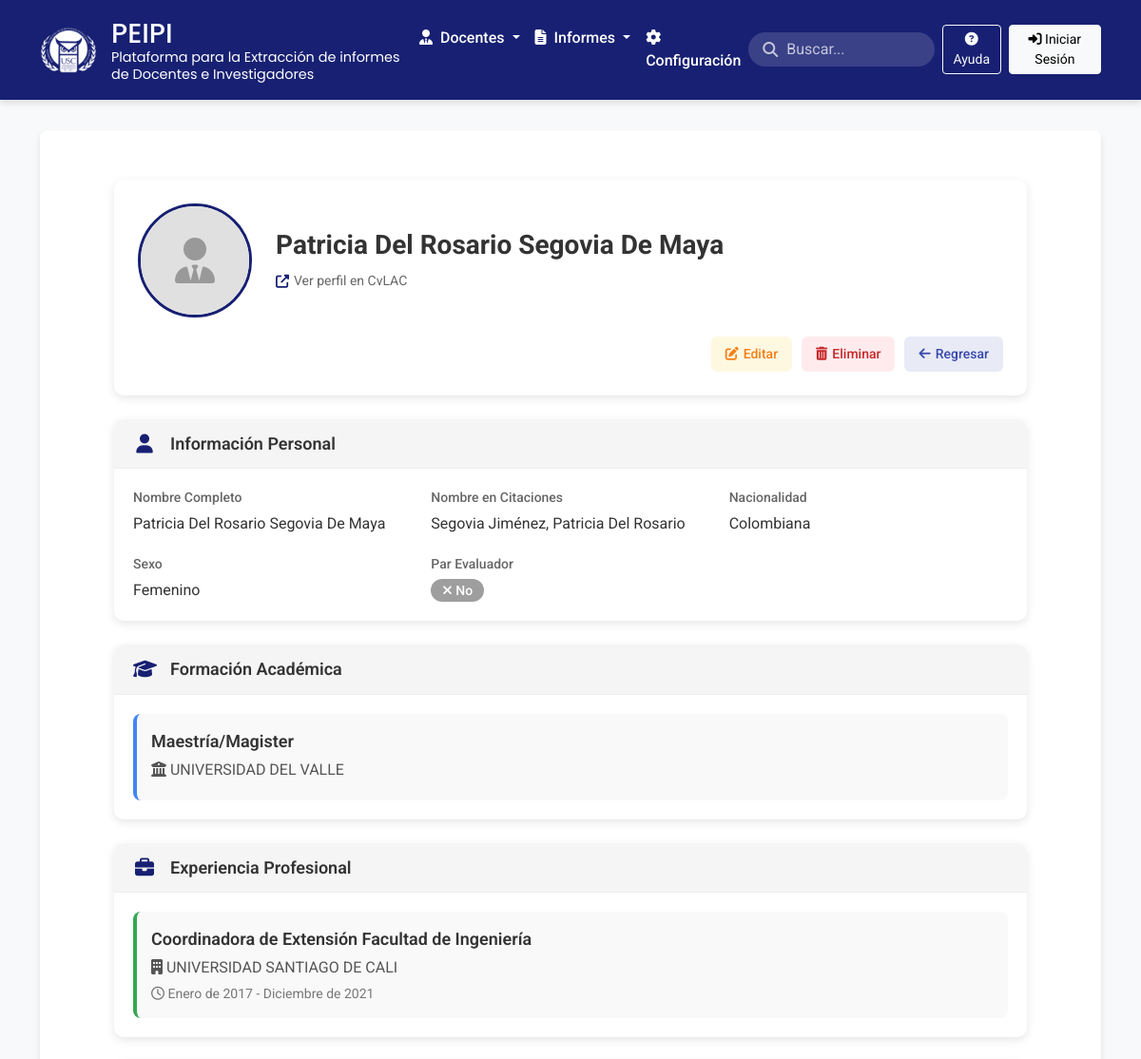
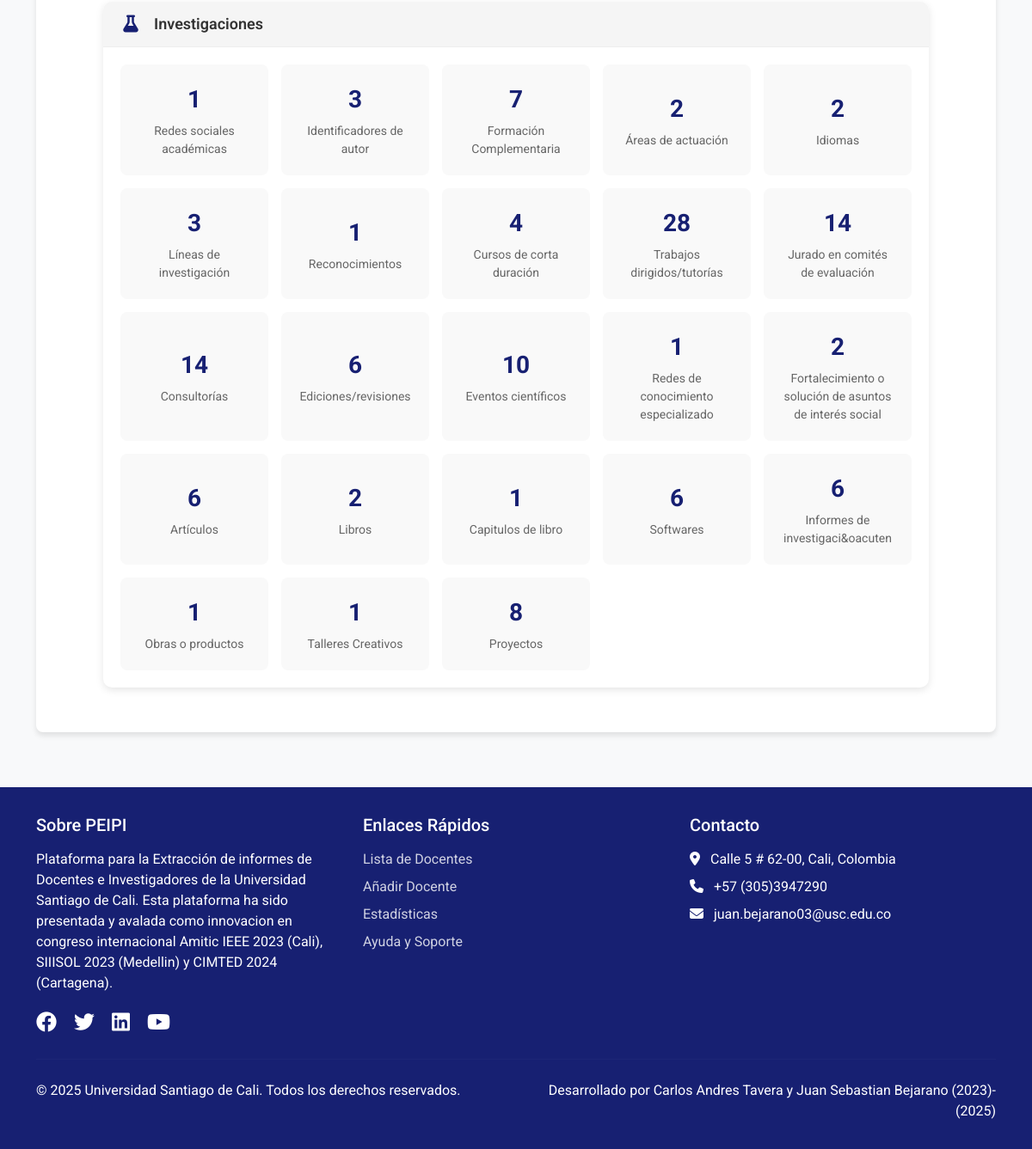
Page /ingenieria-sistemas/entry/2/ on the committed database (2 pictures, top to bottom).
### scraping/models.py (models this page shows, shortened)
class Entry(models.Model):
    name = models.CharField(max_length=255)
    href = models.URLField()

class PersonalInfo(models.Model):
    entry = models.OneToOneField(Entry, on_delete=models.CASCADE, related_name="personal_info")
    nombre = models.CharField(max_length=255, blank=True, null=True)
    nombre_citaciones = models.CharField(max_length=255, blank=True, null=True)
    categoria = models.CharField(max_length=255, blank=True, null=True)
    par_evaluador = models.BooleanField(default=False)
    nacionalidad = models.CharField(max_length=100, blank=True, null=True)
    sexo = models.CharField(max_length=50, blank=True, null=True)

class FormacionAcademica(models.Model):
    entry = models.OneToOneField(Entry, on_delete=models.CASCADE, related_name="formacion_academica")
    nivel = models.CharField(max_length=255)
    institucion = models.CharField(max_length=255)

class ExperienciaProfesional(models.Model):
    entry = models.OneToOneField(Entry, on_delete=models.CASCADE, related_name="experiencia_profesional")
    institucion = models.CharField(max_length=255)
    cargo = models.CharField(max_length=255)
    desde = models.CharField(max_length=100, blank=True, null=True)
    hasta = models.CharField(max_length=100, blank=True, null=True)

### scraping/views.py (the view)
# urls.py: path('ingenieria-sistemas/entry/<int:pk>/', views.entry_detail, name='entry_detail'),
def entry_detail(request, pk):
    entry = get_object_or_404(Entry, pk=pk)
    personal_info = PersonalInfo.objects.filter(entry=entry).first()
    formacion = FormacionAcademica.objects.filter(entry=entry).first()
    experiencia = ExperienciaProfesional.objects.filter(entry=entry).first()
    investigaciones = Investigacion.objects.filter(entry=entry).first()
    return render(request, 'scraping/entry_detail.html', {
        'entry': entry,
        'personal_info': personal_info,
        'formacion': formacion,
        'experiencia': experiencia,
        'investigaciones': investigaciones,
    })

### scraping/templates/scraping/entry_detail.html (shortened to what this page needs)
{% extends "base.html" %}
{% load static %}
{% block content %}
<div class="profile-container">
    <div class="profile-header">
        <div class="profile-header-content">
            <div class="profile-avatar">
                {% if entry.profile_image %}
                <img src="{{ entry.profile_image.url }}" alt="{{ entry.name }}">
                {% else %}
                <div class="avatar-placeholder">
                    <i class="fas fa-user-tie"></i>
                </div>
                {% endif %}
            </div>
            <div class="profile-info">
                <h1 class="profile-name">{{ entry.name }}</h1>
                <div class="profile-links">
                    <a href="{{ entry.href }}" class="profile-link" target="_blank">
                        <i class="fas fa-external-link-alt"></i> Ver perfil en CvLAC
                    </a>
                </div>
            </div>
        </div>
        <div class="profile-actions">
            <a href="{% url 'entry_edit' entry.pk %}" class="action-button edit-button">
                <i class="fas fa-edit"></i> Editar
            </a>
            <a href="{% url 'entry_delete' entry.pk %}" class="action-button delete-button">
                <i class="fas fa-trash-alt"></i> Eliminar
            </a>
            <a href="{% url 'entry_list' %}" class="action-button back-button">
                <i class="fas fa-arrow-left"></i> Regresar
            </a>
        </div>
    </div>
    <div class="profile-body">
        <div class="profile-section personal-info">
            <div class="section-header">
                <i class="fas fa-user section-icon"></i>
                <h2 class="section-title">Información Personal</h2>
            </div>
            <div class="section-content">
                <div class="info-grid">
                    {% if personal_info.nombre %}
                    <div class="info-item">
                        <div class="info-label">Nombre Completo</div>
                        <div class="info-value">{{ personal_info.nombre }}</div>
                    </div>
                    {% endif %}
                    {% if personal_info.nombre_citaciones %}
                    <div class="info-item">
                        <div class="info-label">Nombre en Citaciones</div>
                        <div class="info-value">{{ personal_info.nombre_citaciones }}</div>
                    </div>
                    {% endif %}
                    {% if personal_info.nacionalidad %}
                    <div class="info-item">
                        <div class="info-label">Nacionalidad</div>
                        <div class="info-value">{{ personal_info.nacionalidad }}</div>
                    </div>
                    {% endif %}
                    {% if personal_info.sexo %}
                    <div class="info-item">
                        <div class="info-label">Sexo</div>
                        <div class="info-value">{{ personal_info.sexo }}</div>
                    </div>
                    {% endif %}
                    {% if personal_info.par_evaluador is not None %}
                    <div class="info-item">
                        <div class="info-label">Par Evaluador</div>
                        <div class="info-value">
                            {% if personal_info.par_evaluador %}
                            <span class="badge success-badge"><i class="fas fa-check"></i> Sí</span>
                            {% else %}
                            <span class="badge neutral-badge"><i class="fas fa-times"></i> No</span>
                            {% endif %}
                        </div>
                    </div>
                    {% endif %}
                </div>
            </div>
        </div>
        {% if formacion %}
        <div class="profile-section education">
            <div class="section-header">
                <i class="fas fa-graduation-cap section-icon"></i>
                <h2 class="section-title">Formación Académica</h2>
            </div>
            <div class="section-content">
                <div class="education-card">
                    {% if formacion.nivel %}
                    <div class="education-level">{{ formacion.nivel }}</div>
                    {% endif %}
                    {% if formacion.institucion %}
                    <div class="education-institution">
                        <i class="fas fa-university"></i> {{ formacion.institucion }}
                    </div>
                    {% endif %}
                </div>
            </div>
        </div>
        {% endif %}
        {% if experiencia %}
        <div class="profile-section experience">
            <div class="section-header">
                <i class="fas fa-briefcase section-icon"></i>
                <h2 class="section-title">Experiencia Profesional</h2>
            </div>
            <div class="section-content">
                <div class="experience-card">
                    {% if experiencia.cargo %}
                    <div class="experience-position">{{ experiencia.cargo }}</div>
                    {% endif %}
                    {% if experiencia.institucion %}
                    <div class="experience-company">
                        <i class="fas fa-building"></i> {{ experiencia.institucion }}
                    </div>
                    {% endif %}
                    <div class="experience-period">
                        <i class="far fa-clock"></i>
                        {% if experiencia.desde %}{{ experiencia.desde }}{% else %}Desconocido{% endif %} -
                        {% if experiencia.hasta %}{{ experiencia.hasta }}{% else %}Actual{% endif %}
                    </div>
                </div>
            </div>
        </div>
        {% endif %}
        <div class="profile-section research">
            <div class="section-header">
                <i class="fas fa-flask section-icon"></i>
                <h2 class="section-title">Investigaciones</h2>
            </div>
            <div class="section-content">
                {% if investigaciones and investigaciones.datos %}
                <div class="research-stats">
                    {% for seccion, cantidad in investigaciones.datos.items %}
                    <div class="stat-card">
                        <div class="stat-value">{{ cantidad }}</div>
                        <div class="stat-label">{{ seccion }}</div>
                    </div>
                    {% endfor %}
                </div>
                {% else %}
                <div class="empty-research">
                    <i class="fas fa-search"></i>
                    <p>No hay investigaciones registradas para este docente.</p>
                </div>
                {% endif %}
            </div>
        </div>
    </div>
</div>
{% endblock %}

### scraping/estilos/custom.css (style rules this page uses)
body { margin: 0; font-family: Arial, sans-serif; }

### scraping/templates/base.html (style rules this page uses)
:root { --primary-color: #172072; --secondary-color: #3949ab; --accent-color: #4fc3f7; --light-color: #f5f5f5; --dark-color: #333; --success-color: #4caf50; --warning-color: #ff9800; --danger-color: #f44336; --text-light: #ffffff; --text-dark: #212121; --border-radius: 8px; --box-shadow: 0 4px 6px rgba(0, 0, 0, 0.1); }
body { font-family: 'Roboto', sans-serif; background-color: #f8f9fa; color: var(--text-dark); min-height: 100vh; display: flex; flex-direction: column; }

### scraping/templates/scraping/entry_detail.html (style rules this page uses)
.profile-container { max-width: 1000px; margin: 0 auto; padding: 20px; }
.profile-header { background-color: white; border-radius: 10px; box-shadow: 0 3px 10px rgba(0, 0, 0, 0.1); padding: 25px; margin-bottom: 25px; position: relative; }
.profile-header-content { display: flex; align-items: center; gap: 25px; margin-bottom: 20px; }
.profile-avatar { width: 120px; height: 120px; border-radius: 50%; overflow: hidden; background-color: #f0f0f0; display: flex; align-items: center; justify-content: center; border: 3px solid var(--primary-color); flex-shrink: 0; }
.avatar-placeholder { width: 100%; height: 100%; display: flex; align-items: center; justify-content: center; background-color: #e0e0e0; color: #666; }
.avatar-placeholder i { font-size: 48px; color: #999; }
.profile-info { flex: 1; }
.profile-name { font-size: 28px; font-weight: 700; color: #333; margin: 0 0 10px 0; }
.badge { display: inline-block; padding: 5px 12px; border-radius: 20px; font-size: 14px; font-weight: 500; background-color: var(--primary-color); color: white; }
.neutral-badge { background-color: #9e9e9e; }
.profile-links { display: flex; flex-wrap: wrap; gap: 15px; }
.profile-link { display: inline-flex; align-items: center; gap: 5px; color: #666; text-decoration: none; font-size: 14px; transition: color 0.2s ease; }
.profile-link i { color: var(--primary-color); }
.profile-actions { display: flex; gap: 10px; flex-wrap: wrap; justify-content: flex-end; }
.action-button { display: inline-flex; align-items: center; gap: 5px; padding: 8px 15px; border-radius: 6px; font-size: 14px; font-weight: 500; text-decoration: none; transition: all 0.2s ease; }
.edit-button { background-color: #fff8e1; color: #f57f17; }
.delete-button { background-color: #ffebee; color: #c62828; }
.back-button { background-color: #e8eaf6; color: #3949ab; }
.profile-body { display: flex; flex-direction: column; gap: 25px; }
.profile-section { background-color: white; border-radius: 10px; box-shadow: 0 3px 10px rgba(0, 0, 0, 0.1); overflow: hidden; }
.section-header { display: flex; align-items: center; gap: 15px; padding: 15px 20px; background-color: #f5f5f5; border-bottom: 1px solid #eee; }
.section-icon { font-size: 20px; color: var(--primary-color); width: 24px; text-align: center; }
.section-title { font-size: 18px; font-weight: 600; color: #333; margin: 0; }
.section-content { padding: 20px; }
.info-grid { display: grid; grid-template-columns: repeat(auto-fill, minmax(250px, 1fr)); gap: 20px; }
.info-item { display: flex; flex-direction: column; gap: 5px; }
.info-label { font-size: 14px; color: #666; font-weight: 500; }
.info-value { font-size: 16px; color: #333; }
.education-card { padding: 15px; border-radius: 8px; background-color: #f9f9f9; border-left: 4px solid #4285f4; }
.education-level { font-size: 18px; font-weight: 600; color: #333; margin-bottom: 5px; }
.education-institution { font-size: 16px; color: #555; margin-bottom: 5px; }
.experience-card { padding: 15px; border-radius: 8px; background-color: #f9f9f9; border-left: 4px solid #34a853; }
.experience-position { font-size: 18px; font-weight: 600; color: #333; margin-bottom: 5px; }
.experience-company { font-size: 16px; color: #555; margin-bottom: 5px; }
.experience-period { font-size: 14px; color: #777; }
.research-stats { display: grid; grid-template-columns: repeat(auto-fill, minmax(150px, 1fr)); gap: 15px; }
.stat-card { display: flex; flex-direction: column; align-items: center; justify-content: center; padding: 20px; background-color: #f9f9f9; border-radius: 8px; text-align: center; transition: all 0.3s ease; }
.stat-value { font-size: 28px; font-weight: 700; color: var(--primary-color); margin-bottom: 5px; transition: all 0.3s ease; }
.stat-label { font-size: 14px; color: #666; transition: all 0.3s ease; }

### rows in the picture
Entry: name "Patricia Del Rosario Segovia De Maya"
PersonalInfo: nombre "Patricia Del Rosario Segovia De Maya", nombre_citaciones "Segovia Jiménez, Patricia Del Rosario", nacionalidad "Colombiana", sexo "Femenino"
FormacionAcademica: nivel "Maestría/Magister", institucion "UNIVERSIDAD DEL VALLE"
ExperienciaProfesional: cargo "Coordinadora de Extensión Facultad de Ingeniería", institucion "UNIVERSIDAD SANTIAGO DE CALI", desde "Enero de 2017", hasta "Diciembre de 2021"

### other values in the picture
{{ cantidad }} "1" "3" "7" "2" "2" "3" "1" "4" "28" "14" "14" "6" "10" "1" "2" "6" "2" "1" "6" "6" "1" "1" "8"
{{ seccion }} "Redes sociales académicas" "Identificadores de autor" "Formación Complementaria" "Áreas de actuación" "Idiomas" "Líneas de investigación" "Reconocimientos" "Cursos de corta duración" "Trabajos dirigidos/tutorías" "Jurado en comités de evaluación" "Consultorías" "Ediciones/revisiones" "Eventos científicos" "Redes de conocimiento especializado" "Fortalecimiento o solución de asuntos de interés social" "Artículos" "Libros" "Capitulos de libro" "Softwares" "Informes de investigaci&oacuten" "Obras o productos" "Talleres Creativos" "Proyectos"
